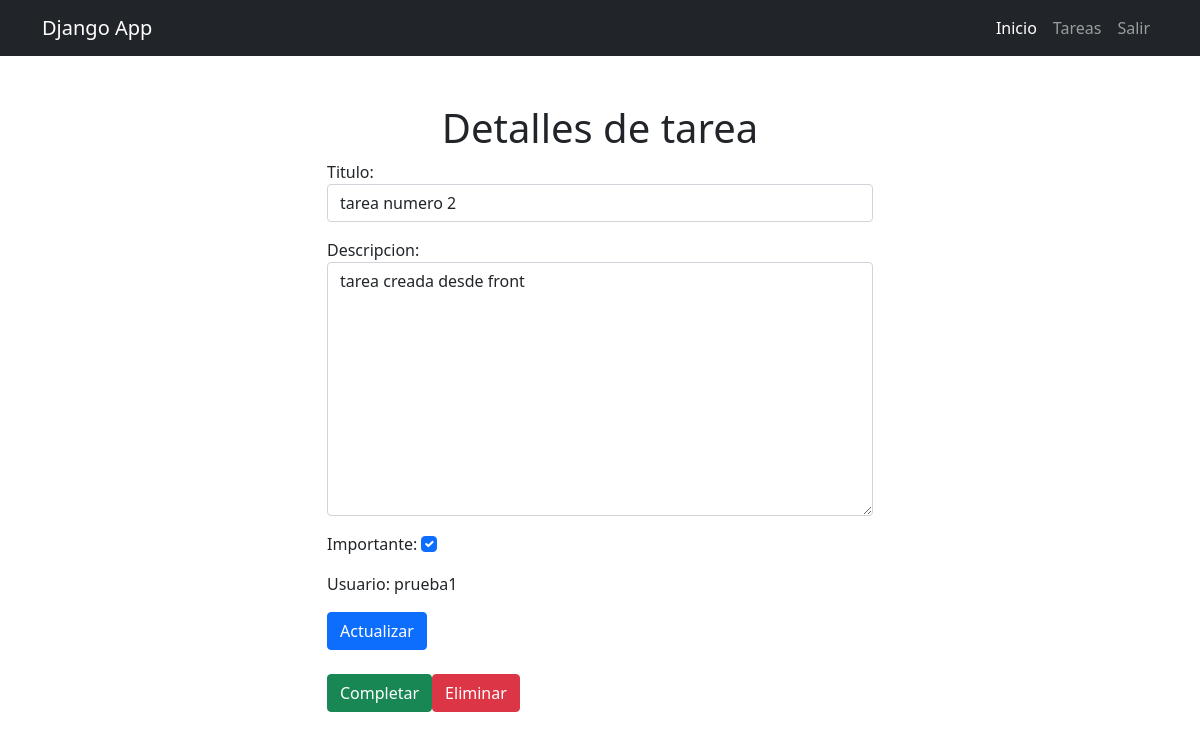
/tasks/2/ (signed in), run on an earlier commit of the app's database.
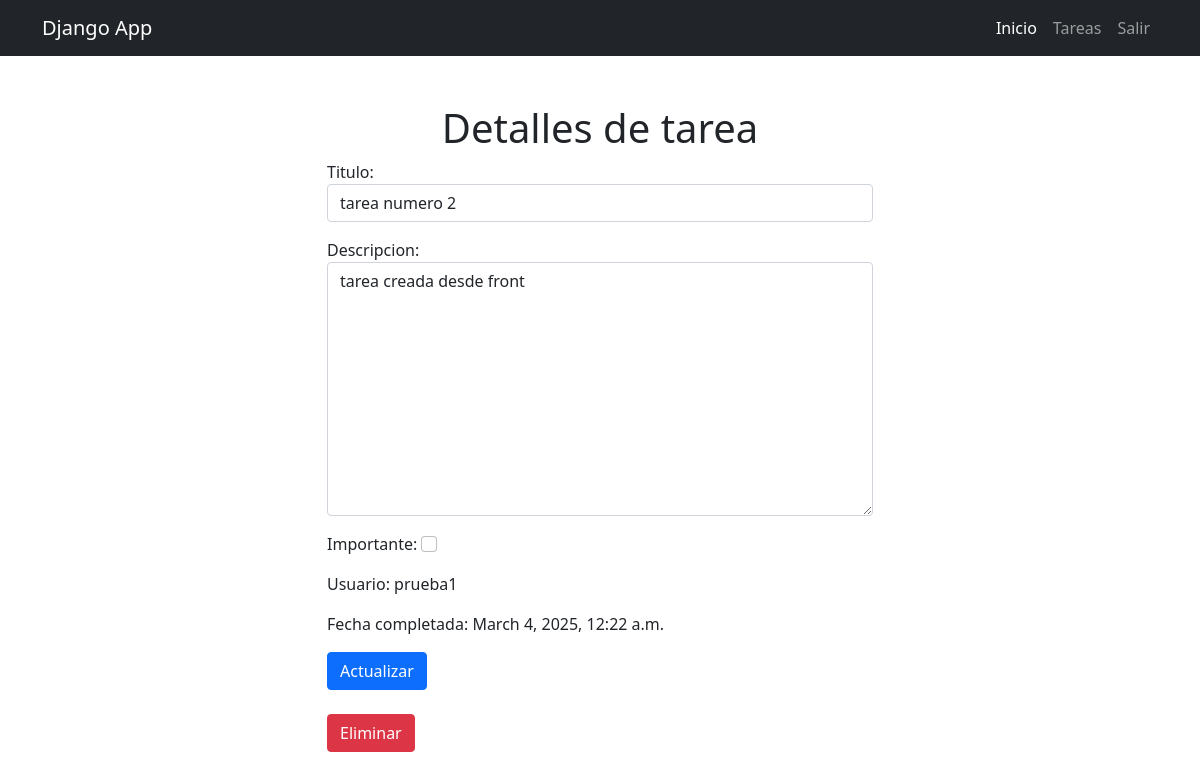
And on a later commit of the database.
### tasks/models.py (models this page shows, shortened)
class Task(models.Model):
    titulo = models.CharField(max_length=100)
    descripcion = models.TextField(blank=True)
    creacion =  models.DateTimeField(auto_now_add=True)
    fecha_completada = models.DateTimeField(null=True, blank=True)
    importante = models.BooleanField(default=False)
    user = models.ForeignKey(User, on_delete=models.CASCADE)

### tasks/views.py (the view, shortened to what this page needs)
# urls.py: path('tasks/<int:tarea_id>/', views.task_detail, name='task_detail'), # En este caso la ruta va a recibir un parametro dinamico
@login_required
def task_detail(request, tarea_id): # el parametro debe llamarse igual que en urls.py
    if request.method == "GET":
        tarea = get_object_or_404(Task, pk=tarea_id, user=request.user) # Obtener tarea y solo muestra las del usuario logueado
        form = TaskForm(instance=tarea)
        return render(request, 'task_detail.html', {
            'tarea': tarea,
            'form': form
        })

### tasks/forms.py
class TaskForm(forms.ModelForm):
    class Meta:
        model = Task
        fields = ['titulo','descripcion','importante']
        widgets = {
            'titulo': forms.TextInput(attrs={
                'class': 'form-control',
                'placeholder': "Ingresa un titulo"
            }),
            'descripcion': forms.Textarea(attrs={
                'class': 'form-control',
                'placeholder': "Ingresa una descripcion"
            }),
            'importante': forms.CheckboxInput(attrs={
                'class': 'form-check-input'
            })
        }

### tasks/templates/task_detail.html (shortened to what this page needs)
{% extends 'base.html' %}
{% block content %}
    <main class="container">
        <div class="row">
            <div class="col-md-6 offset-md-3 mt-5">
                <h1 class="text-center">Detalles de tarea</h1>
                <form action="" method="POST">
                    {{ form.as_p }}
                    <p>Usuario: {{ tarea.user }}</p>
                    {% if tarea.fecha_completada %}
                        <p>Fecha completada: {{ tarea.fecha_completada }}</p>
                    {% endif %}
                    <button class="btn btn-primary">
                        Actualizar
                    </button>
                </form>
                <div class="mt-4 d-flex">
                {% if not tarea.fecha_completada %}
                    <form action="{% url 'complete_task' tarea.id %}" method="POST">
                        <button class="btn btn-success">
                            Completar
                        </button>
                    </form>
                {% endif %}
                <form action="{% url 'delete_task' tarea.id %}" method="POST">
                    <button class="btn btn-danger">
                        Eliminar
                    </button>
                </form>
                </div>
            </div>
        </div>
    </main>
{% endblock %}

What changed in the data, as far as the page shows it:
changed Task "tarea numero 2": importante "☑" → "☐"; fecha_completada (not shown) → "March 4, 2025, 12:22 a.m."
Also different on the page:
text no longer shown: "Completar"
text now shown: "Fecha completada:"
